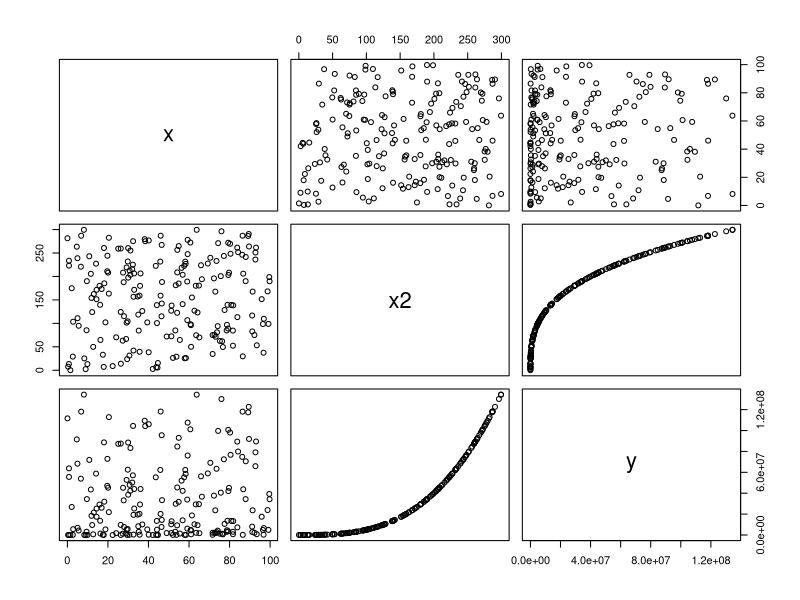
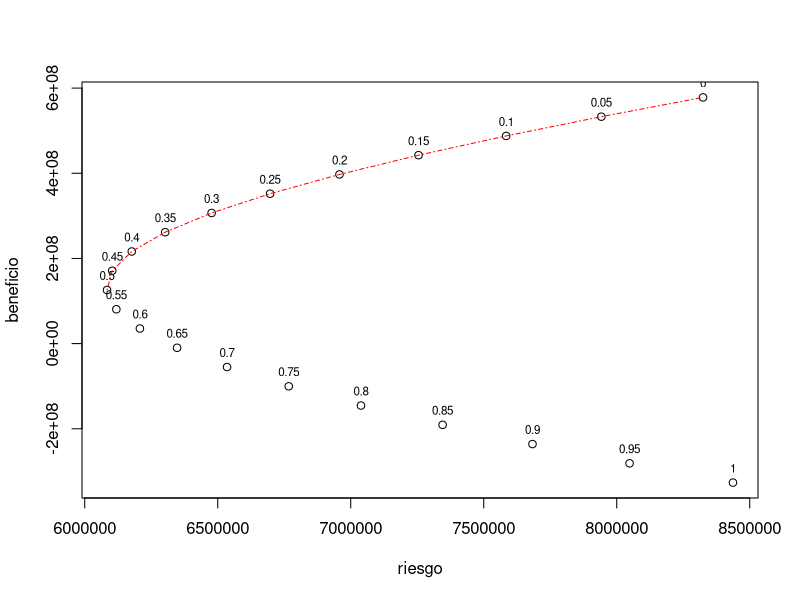

The R source for these figures, in order:
## ---- chunk 1
x <- runif(200, 0, 100)
x2 <- runif(200, 0, 300)

y <- 5*x + 2*x2^2 + 5*x2^3 +rnorm(200, 0, 30)
df <- data.frame(x,x2, y)
df
plot(df)

linearMod <- lm(y ~ x+x2, data=df)

summary(linearMod)

#inicializo
beneficio <- integer()
riesgo <- integer()
prop  <- integer()
# prop_X=0
# prop_X2=0
inx=1

#data inicial a predecir, para ejemplo últimos 12 puntos (podría ser el último año)
df2=df[(nrow(df)-11):nrow(df),c("x","x2")]

#loop para hacer todos los posibles escenarios
for (p in seq (0,1, 0.05)) {
  
  prop[inx]=p

#prop_X2 = prop_X2 + .5

  df2$x =df$x[(nrow(df)-11):nrow(df)]*(p)
  df2$x2 =df$x2[(nrow(df)-11):nrow(df)]*(1-p)

  prediccion <- predict(linearMod, df2,se.fit = TRUE)
  
  beneficio[inx] <- sum(prediccion$fit)
  riesgo[inx] <- sum(prediccion$se.fit^2)^(1/2) 
 
  inx = inx + 1
  }


#preparamos los datos para dibujar
ben_ries <- data.frame(riesgo, beneficio)



#calculamos la envolvente convexa (parte superior)

#min(ben_ries$riesgo)

env_con_minimo <- min(ben_ries$beneficio[ben_ries$riesgo==min(ben_ries$riesgo)])

hpts <- chull(ben_ries)
hpts <- c(hpts, hpts[1])
envolvente_convexa <- ben_ries[hpts, ][ben_ries[hpts, 2]>=env_con_minimo,]

#dibujamos
plot(ben_ries)
text(riesgo, beneficio, labels=prop, cex= 0.7, pos=3)
lines(envolvente_convexa, col="Red", lty=4,  pch=15)
